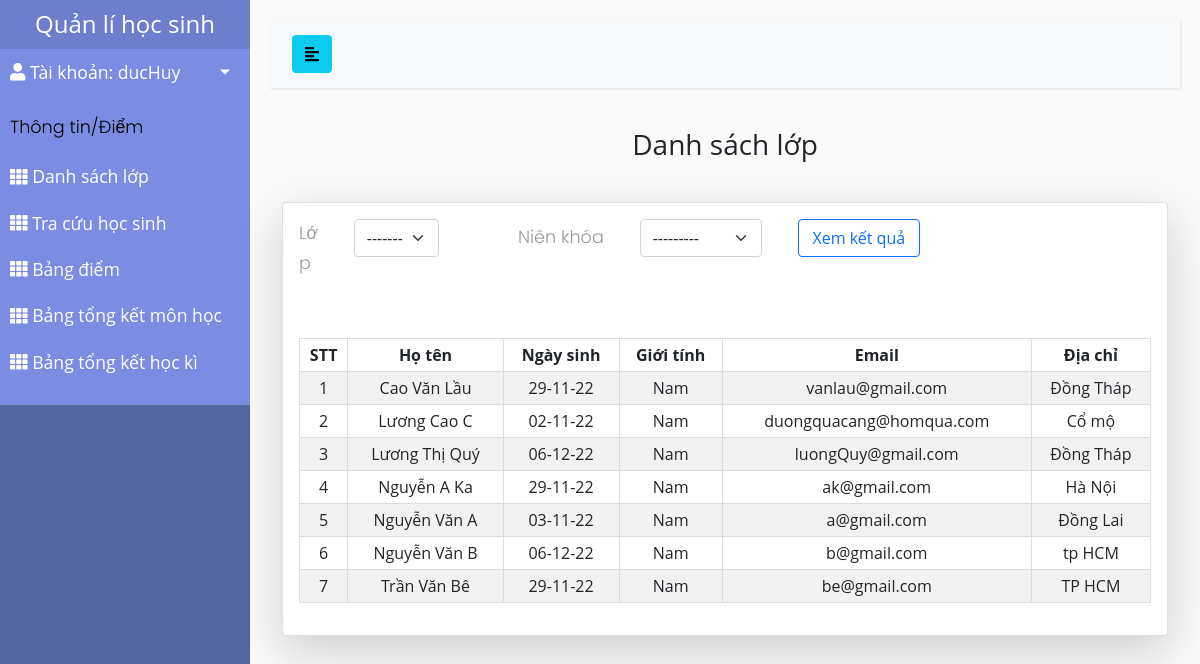
/danhsachlop/ (signed in), run on the app's committed database.
### studentMan/models.py (models this page shows, shortened)
class CustomUser(AbstractUser):
    USER_TYPE = (('1', "Admin"), ('2', "Teacher"), ('3', "Student"))
    SEX_CATELOGY = [("1", "Nam"), ("0", "Nữ")]
    now = datetime.now().strftime('%Y-%m-%d')
    username = models.CharField(max_length=200, unique=True)
    role = models.CharField(default='1', choices=USER_TYPE, max_length=1)
    is_active = models.BooleanField(default=True)
    is_staff = models.BooleanField(default=False)
    is_superuser = models.BooleanField(default=False)
    name = models.CharField(default='', max_length=200)
    dateOfBirth = models.DateTimeField(default=datetime.strptime(now,'%Y-%m-%d'))
    sex = models.CharField(default='1', choices=SEX_CATELOGY,max_length=1)
    phone = models.CharField(default='', max_length=20)
    email = models.EmailField(default='')
    address = models.TextField(default='')
    USERNAME_FIELD = "username"
    REQUIRED_FIELDS = []
    objects = CustomUserManager()
    def __str__(self):
        return self.username

class Student(models.Model):
    user = models.OneToOneField(CustomUser, on_delete=models.CASCADE)
    classOfSchool = models.ManyToManyField(ClassOfSchool, blank=True)

### studentMan/decorators.py (the view)
        def wrapper_func(request, *args, **kwargs):
            role = CustomUser.objects.get(username=request.user.username).role
            if role:
                role = CustomUser.USER_TYPE[int(role) - 1][1]
            if role in allowed_roles:
                return view_func(request, *args, **kwargs)
            else:
                return HttpResponse('You are not authorized to view this page')

### studentMan/context_processors.py (called while the page is built)
def get_role(request):
    user = CustomUser.objects.filter(username=request.user.username)
    role = ""
    if len(user) != 0:
        role = CustomUser.USER_TYPE[int(user[0].role) - 1][1]
    return {'role': role}

### studentMan/views.py (called while the page is built)
@login_required(login_url='login')
@allowed_users(allowed_roles=['Admin', 'Teacher'])
def dsLop(request):
    students = Student.objects.all().order_by('user__name')
    classFilter = ClassFilter(request.GET, queryset=students)
    students = classFilter.qs.order_by('user__name')
    formatDate = [a.user.dateOfBirth.strftime("%d-%m-%y") for a in students]
    context = {
        'students': zip(students,formatDate),
        'classFilter': classFilter,
    }
    return render(request, 'admin_template/dsLop.html', context=context)

### studentMan/templates/admin_template/dsLop.html (shortened to what this page needs)
{% extends 'studentMan/base.html' %}
{% load static %}
{% block content %}
    <h3 class="label">Danh sách lớp</h3>
    <div class="card card-body shadow-lg">
        <form method="get" class="main_form-header row">
            <div class="main_form_class col-lg-3">
                <div class="row">
                    <div class="main_form_title col-lg-3">
                        <p>Lớp</p>
                    </div>
                    <div class="main_form_select col-lg-6">
                        {{classFilter.form.classOfSchool}}
                    </div>
                </div>
            </div>
            <div class="main_form_class col-lg-4">
                <div class="row">
                    <div class="main_form_title col-lg-5">
                        <p>Niên khóa</p>
                    </div>
                    <div class="main_form_select col-lg-6">
                        {{classFilter.form.year}}
                    </div>
                </div>
            </div>
            <div class="main_form_term col-lg-2">
                <div class="row">
                    <button type="submit" class="btn btn-outline-primary col-lg-10">Xem kết quả</button>
                </div>
            </div>
        </form>
        <table class="table table-sm">
            <tr>
                <th>STT</th>
                <th>Họ tên</th>
                <th>Ngày sinh</th>
                <th>Giới tính</th>
                <th>Email</th>
                <th>Địa chỉ</th>
            </tr>
            {% for student, date in students %}
                <tr>
                    <td>{{ forloop.counter }}</td>
                    <td>{{student.user.name}}</td>
                    <td>{{date}}</td>
                    {%if student.user.sex == '1'%}
                        <td>Nam</td>
                    {%else%}
                        <td>Nữ</td>
                    {%endif%}
                    <td>{{student.user.email}}</td>
                    <td>{{student.user.address}}</td>
                </tr>
            {% endfor %}
        </table>
    </div>
{% endblock content %}

### studentMan/templates/studentMan/sidebar_template.html (shortened to what this page needs)
{% load static %}
<aside>
    <div class="sidebar-header" style="padding: 10px 20px">
        <a href="{% url 'admin_home' %}" class="brand-link">
            <h4 class="HEADER" style="margin: 0">Quản lí học sinh</h4>
        </a>
    </div>
    <link rel="stylesheet" href="{% static './css/roles.css' %}">
    <nav>
        <ul class="list-unstyled components">
            <li class="info">
                <a href="#profileMunu" data-toggle="collapse" aria-expanded="false" class="dropdown-toggle mb-2">
                    <i class="nav-icon fas fa-user"></i>
                    Tài khoản: {{user}}
                </a>
            </li>
            <div class="sidebar-content"><p>Thông tin/Điểm</p></div>
            {% if role == 'Admin' or role == 'Teacher' %}
                <li>
                    {% url 'dsLop' as dsLop %}
                    <a href="{{ dsLop }}" class="{% if dsLop == request.path %} active {% endif %}">
                        <i class="nav-icon fas fa-th"></i>
                        <span>Danh sách lớp</span>
                    </a>
                </li>
            {%endif%}
            {% if role == 'Admin' or role == 'Teacher' %}
                <li>
                    {% url 'chonNienKhoaTraCuu' as chonNienKhoaTraCuu %}
                    <a href="{{ chonNienKhoaTraCuu }}"
                        class="{% if chonNienKhoaTraCuu == request.path %} active {% endif %}">
                        <i class="nav-icon fas fa-th"></i>
                        <span>
                    Tra cứu học sinh
                </span>
                    </a>
                </li>
            {% endif %}
            {% if role == 'Admin' %}
                <li>
                    {% url 'bangDiem' as bangDiem %}
                    <a href="{{ bangDiem }}"
                        class="{% if bangDiem == request.path %} active {% endif %}">
                        <i class="nav-icon fas fa-th"></i>
                        <span>
                        Bảng điểm
                    </span>
                    </a>
                </li>
            {% elif role == 'Teacher' %}
                <li>
                    {% url 'bangDiemGV' as bangDiemGV %}
                    <a href="{{ bangDiemGV }}">
                        <i class="nav-icon fas fa-th"></i>
                        <span>
                        Bảng điểm
                    </span>
                    </a>
                </li>
            {%endif%}
            {% if role == 'Admin' %}
            <li>
                <a href="#summarySubmenu" data-toggle="collapse" aria-expanded="false" class="dropdown-toggle">
                    <i class="nav-icon fas fa-th"></i>
                    <span>
                    Bảng tổng kết
                </span>
                </a>
                <ul class="collapse list-unstyled" id="summarySubmenu">
                    <li>
                        {% url 'baoCaoMH' as mon_hoc %}
                        <a href="{{ mon_hoc }}" class="{% if mon_hoc == request.path %} active {% endif %}">Môn
                            học</a>
                    </li>
                    <li>
                        {% url 'baoCaoHocKi' as hoc_ki %}
                        <a href="{{ hoc_ki }}" class="{% if hoc_ki == request.path %} active {% endif %}">Học kì</a>
                    </li>
                </ul>
            </li>
            {% else %}
            <li class="nav-item">
                {% url 'baoCaoMH' as mon_hoc %}
                <a href="{{ mon_hoc }}">
                    <i class="nav-icon fas fa-th"></i>
                    <span>Bảng tổng kết môn học</span>
                </a>
            </li>
            <li class="nav-item">
                {% url 'baoCaoHocKi' as hoc_ki %}
                <a href="{{ hoc_ki }}">
                    <i class="nav-icon fas fa-th"></i>
                    <span>Bảng tổng kết học kì</span>
                </a>
            </li>
            {%endif%}
        </ul>
    </nav>
</aside>

### static/css/styles.css (style rules this page uses)
body { font-family: "Open Sans", sans-serif; background: #fafafa; position: relative }
p { font-family: 'Poppins', sans-serif; font-size: 1.1em; font-weight: 300; line-height: 1.7em; color: #999; }
a, a:hover, a:focus { color: inherit; text-decoration: none; transition: all 0.3s; }
#sidebar .sidebar-header { padding: 20px; background: #6d7fcc; }
#sidebar .sidebar-content { color: #000; }
#sidebar ul.components { padding: 20px 0; border-bottom: 1px solid #47748b; }
#sidebar ul p { color: #000; padding: 10px; margin-bottom: 0; }
#sidebar ul li a { padding: 10px; font-size: 1.1em; display: block; }
a[data-toggle="collapse"] { position: relative; }
.dropdown-toggle::after { display: block; position: absolute; top: 50%; right: 20px; transform: translateY(-50%); }
#content .label { text-align: center; margin-bottom: 40px; }

### static/css/styles_table.css (style rules this page uses)
table, td, th { border: 1px solid #ddd; text-align: center; }
table { border-collapse: collapse; width: 100%; }
th, td { padding: 15px; }
tr:nth-child(even) { background-color: #f2f2f2; }
.main_form-header { margin-bottom: 60px; }
.main_form_title { display: flex; flex-direction: column; justify-content: center; }
.main_form_title p { margin: 0; }

### static/css/roles.css (style rules this page uses)
.HEADER { text-align: center; }
.list-unstyled.components { padding-top: 0 !important; background-color: #7A8DE3FF; }

### data on the page
CustomUser: username "ducHuy"
Student: user.name "Cao Văn Lầu", date "29-11-22", shows "Nam", user.email "vanlau@gmail.com", user.address "Đồng Tháp"
Student: user.name "Lương Cao C", date "02-11-22", shows "Nam", user.email "duongquacang@homqua.com", user.address "Cổ mộ"
Student: user.name "Lương Thị Quý", date "06-12-22", shows "Nam", user.email "luongQuy@gmail.com", user.address "Đồng Tháp"
Student: user.name "Nguyễn A Ka", date "29-11-22", shows "Nam", user.email "ak@gmail.com", user.address "Hà Nội"
Student: user.name "Nguyễn Văn A", date "03-11-22", shows "Nam", user.email "a@gmail.com", user.address "Đồng Lai"
Student: user.name "Nguyễn Văn B", date "06-12-22", shows "Nam", user.email "b@gmail.com", user.address "tp HCM"
Student: user.name "Trần Văn Bê", date "29-11-22", shows "Nam", user.email "be@gmail.com", user.address "TP HCM"
